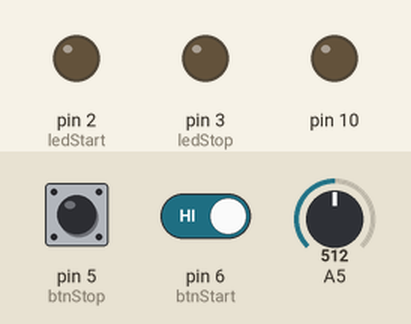
The sketch below on a simulated Arduino Uno, built with avr-gcc and run on an emulated ATmega328P. Shown: output pins drawn as LEDs (lit = HIGH). The inputs (shaded band) are chosen by the test bench; at power-on: pin 5 (btnStop) HIGH, pin 6 (btnStart) HIGH, A5 = 512. Storage starts empty.

Above: at 1.6 s.
1.7 s: pin 5 (btnStop) pulled LOW for 0.15 s
At 2.1 s:
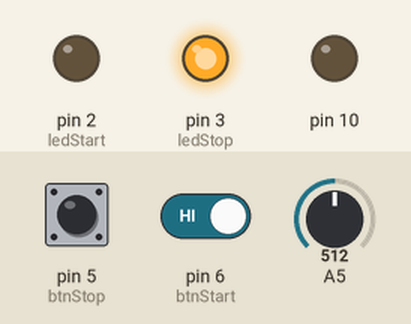
3.3 s: pin 5 (btnStop) driven LOW and pin 6 (btnStart) driven LOW
At 3.9 s:
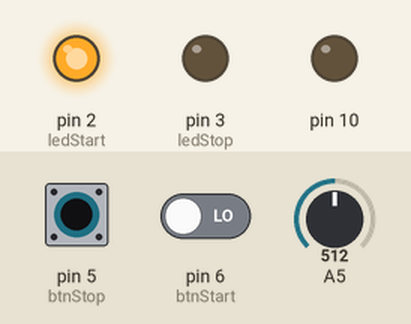
4.8 s: pin 6 (btnStart) driven HIGH
At 6.0 s:
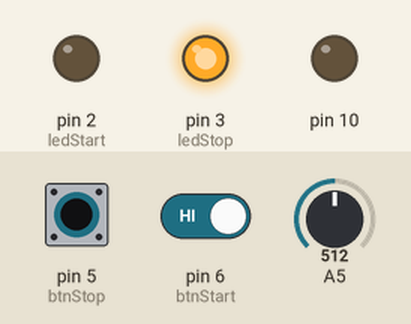
6.3 s: pin 6 (btnStart) driven LOW
At 7.4 s:
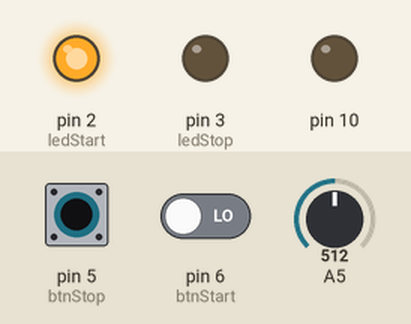
Timing chart, 0 to 8.8 s (numbered marks = the images above; inputs shaded):
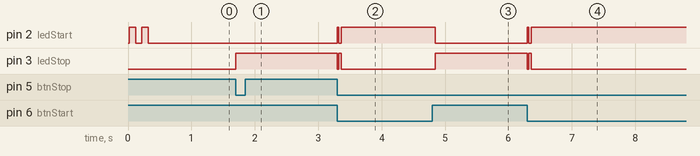

The sketch:

APC_18_DigitalAudioRec_v3.ino
```cpp
// ----------------------------------------------------
//
// APC magazine - Arduino Masterclass
// Project #18 - Digital Audio Recorder v2.0
// Darren Yates - 11 April 2014
//
// Includes the SdFat library - https://code.google.com/p/sdfatlib/downloads/list
//
// ----------------------------------------------------

#include <SdFat.h>

#define cbi(sfr, bit) (_SFR_BYTE(sfr) &= ~_BV(bit))
#define sbi(sfr, bit) (_SFR_BYTE(sfr) |= _BV(bit))

SdFat sd;
SdFile rec;

const int chipSelect = 4;
unsigned long fileSize = 0L;
unsigned long waveChunk = 16;
unsigned int waveType = 1;
unsigned int numChannels = 1;
unsigned long sampleRate = 22050;
unsigned long bytesPerSec = 22050;
unsigned int blockAlign = 1;
unsigned int bitsPerSample = 8;
unsigned long dataSize = 0L;
unsigned long recByteCount = 0L;
unsigned long recByteSaved = 0L;
const int btnStart = 6;
const int btnStop = 5;
const int ledStart = 2;
const int ledStop = 3;
int recPressed = 0;
int stopPressed = 0;
unsigned long oldTime = 0L;
unsigned long newTime = 0L;
byte buf00[512]; // buffer array 1
byte buf01[512]; // buffer array 2
byte byte1, byte2, byte3, byte4;
unsigned int bufByteCount;
byte bufWrite;

void setup() { // THIS RUNS ONCE

  Setup_timer2();
  Setup_ADC();

  pinMode(10, OUTPUT);
  pinMode(ledStart, OUTPUT);
  pinMode(ledStop, OUTPUT);
  pinMode(btnStop, INPUT_PULLUP);
  pinMode(btnStart, INPUT_PULLUP);

  if (sd.begin(chipSelect, SPI_FULL_SPEED)) { // initialise card on SPI to 8MHz SPI bus speed
    for (int dloop = 0; dloop < 4; dloop++) {
      digitalWrite(ledStart,!digitalRead(ledStart));
      delay(100);
    }
  } else { // if error, flash LED twice per second, until reset
    while(1) {
      digitalWrite(ledStart,!digitalRead(ledStart));
      delay(500);
    }
  }

}

void loop() { // THIS RUNS LOTS!

  if (digitalRead(btnStart) == LOW && recPressed == 0) {
    StartRec(); // launch StartRec method
  }
  if (digitalRead(btnStop) == LOW) {
    StopRec(); // launch StopRec method
  }

  if (recByteCount % 1024 == 512 && recPressed == 1) { rec.write(buf00,512); recByteSaved+= 512; } // save buf01 to card
  if (recByteCount % 1024 == 0 && recPressed == 1) { rec.write(buf01,512); recByteSaved+= 512; } // save buf02 to card

}

void StartRec() { // begin recording process

  digitalWrite(ledStart,HIGH);
  digitalWrite(ledStop,LOW);
  recByteCount = 0;
  recByteSaved = 0;
  recPressed = 1; // recording button has been pressed
  stopPressed = 0;
  writeWavHeader();
  sbi (TIMSK2, OCIE2A); // enable timer interrupt, start grabbing audio

}

void StopRec() { // stop recording process, update WAV header, close file

  cbi (TIMSK2, OCIE2A); // disable timer interrupt
  writeOutHeader();
  digitalWrite(ledStart,LOW); // turn off recording LED
  digitalWrite(ledStop,HIGH); // light stop LED
  recPressed = 0;

}

void writeOutHeader() { // update WAV header with final filesize/datasize

  rec.seekSet(4);
  byte1 = recByteSaved & 0xff;
  byte2 = (recByteSaved >> 8) & 0xff;
  byte3 = (recByteSaved >> 16) & 0xff;
  byte4 = (recByteSaved >> 24) & 0xff;
  rec.write(byte1);  rec.write(byte2);  rec.write(byte3);  rec.write(byte4);
  rec.seekSet(40);
  rec.write(byte1);  rec.write(byte2);  rec.write(byte3);  rec.write(byte4);
  rec.close();

}

void writeWavHeader() { // write out original WAV header to file

  recByteSaved = 0;
  rec.open("rec00000.wav", O_CREAT | O_TRUNC | O_RDWR);
  rec.write("RIFF");
  byte1 = fileSize & 0xff;
  byte2 = (fileSize >> 8) & 0xff;
  byte3 = (fileSize >> 16) & 0xff;
  byte4 = (fileSize >> 24) & 0xff;
  rec.write(byte1);  rec.write(byte2);  rec.write(byte3);  rec.write(byte4);
  rec.write("WAVE");
  rec.write("fmt ");
  byte1 = waveChunk & 0xff;
  byte2 = (waveChunk >> 8) & 0xff;
  byte3 = (waveChunk >> 16) & 0xff;
  byte4 = (waveChunk >> 24) & 0xff;
  rec.write(byte1);  rec.write(byte2);  rec.write(byte3);  rec.write(byte4);
  byte1 = waveType & 0xff;
  byte2 = (waveType >> 8) & 0xff;
  rec.write(byte1);  rec.write(byte2);
  byte1 = numChannels & 0xff;
  byte2 = (numChannels >> 8) & 0xff;
  rec.write(byte1);  rec.write(byte2);
  byte1 = sampleRate & 0xff;
  byte2 = (sampleRate >> 8) & 0xff;
  byte3 = (sampleRate >> 16) & 0xff;
  byte4 = (sampleRate >> 24) & 0xff;
  rec.write(byte1);  rec.write(byte2);  rec.write(byte3);  rec.write(byte4);
  byte1 = bytesPerSec & 0xff;
  byte2 = (bytesPerSec >> 8) & 0xff;
  byte3 = (bytesPerSec >> 16) & 0xff;
  byte4 = (bytesPerSec >> 24) & 0xff;
  rec.write(byte1);  rec.write(byte2);  rec.write(byte3);  rec.write(byte4);
  byte1 = blockAlign & 0xff;
  byte2 = (blockAlign >> 8) & 0xff;
  rec.write(byte1);  rec.write(byte2);
  byte1 = bitsPerSample & 0xff;
  byte2 = (bitsPerSample >> 8) & 0xff;
  rec.write(byte1);  rec.write(byte2);
  rec.write("data");
  byte1 = dataSize & 0xff;
  byte2 = (dataSize >> 8) & 0xff;
  byte3 = (dataSize >> 16) & 0xff;
  byte4 = (dataSize >> 24) & 0xff;
  rec.write(byte1);  rec.write(byte2);  rec.write(byte3);  rec.write(byte4);

}

void Setup_timer2() {

  TCCR2B = _BV(CS21);  // Timer2 Clock Prescaler to : 8
  TCCR2A = _BV(WGM21); // Interupt frequency  = 16MHz / (8 x 90 + 1) = 22191Hz
  OCR2A = 90; // Compare Match register set to 90

}

void Setup_ADC() {

  ADMUX = 0x65; // set ADC to read pin A5, ADLAR to 1 (left adjust)
  cbi(ADCSRA,ADPS2); // set prescaler to 8 / ADC clock = 2MHz
  sbi(ADCSRA,ADPS1);
  sbi(ADCSRA,ADPS0);
}

ISR(TIMER2_COMPA_vect) {

  sbi(ADCSRA, ADSC); // start ADC sample
  while(bit_is_set(ADCSRA, ADSC));  // wait until ADSC bit goes low = new sample ready
  recByteCount++; // increment sample counter
  bufByteCount++;
  if (bufByteCount == 512 && bufWrite == 0) {
    bufByteCount = 0;
    bufWrite = 1;
  } else if (bufByteCount == 512 & bufWrite == 1) {
    bufByteCount = 0;
    bufWrite = 0;
  }

  if (bufWrite == 0) { buf00[bufByteCount] = ADCH; }
  if (bufWrite == 1) { buf01[bufByteCount] = ADCH; }


//  if (recByteCount % 1024 < 512) { // determine which buffer to store sample into
//    buf01[recByteCount % 512] = ADCH;
//  } else {
//    buf02[recByteCount % 512] = ADCH;
//  }

}
```

Measured:
- after the input at 1.7 s, pin 3 (ledStop): LOW → HIGH at once
- after the input at 3.3 s, pin 2 (ledStart): LOW → HIGH at once, → LOW 0.02 s later, → HIGH 0.04 s later; pin 3 (ledStop): HIGH → LOW at once, → HIGH 0.02 s later, → LOW 0.04 s later
- after the input at 4.8 s, pin 2 (ledStart): HIGH → LOW at once; pin 3 (ledStop): LOW → HIGH at once
- after the input at 6.3 s, pin 2 (ledStart): LOW → HIGH at once, → LOW 0.02 s later, → HIGH 0.04 s later; pin 3 (ledStop): HIGH → LOW at once, → HIGH 0.02 s later, → LOW 0.04 s later
